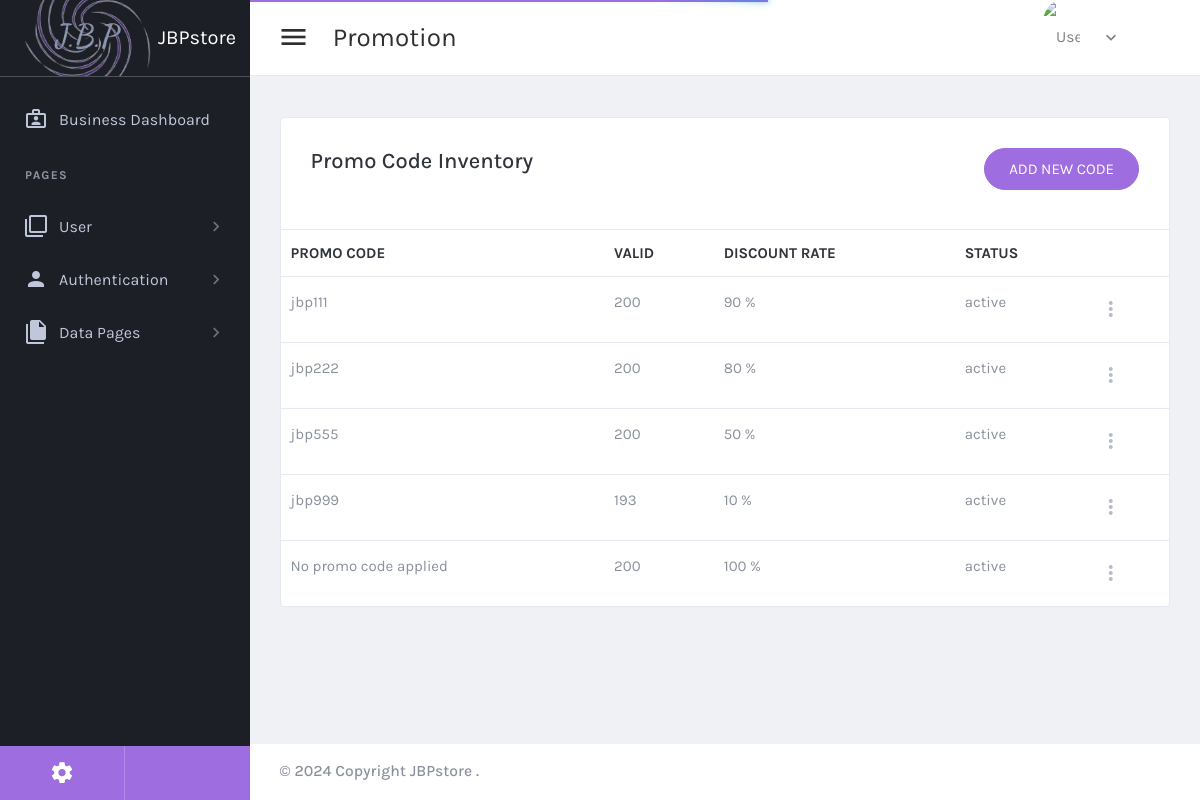
Page /admin/viewpromo.php on the committed database.
### tables this page shows
CREATE TABLE `promotion` (
  `code_id` int(11) NOT NULL,
  `code` text NOT NULL,
  `discount` double NOT NULL,
  `valid` int(11) NOT NULL DEFAULT 200,
  `status` text NOT NULL DEFAULT 'active'
);

### admin/viewpromo.php (the view, shortened to what this page needs)
<!DOCTYPE html>
<html lang="en" dir="ltr">
  <head>
  <link href="plugins/material/css/materialdesignicons.min.css" rel="stylesheet" />
  <link href="plugins/simplebar/simplebar.css" rel="stylesheet" />
  <link href="plugins/nprogress/nprogress.css" rel="stylesheet" />
  <link href="plugins/prism/prism.css" rel="stylesheet" />
  <link href="plugins/toaster/toastr.min.css" rel="stylesheet" />
  <link href="plugins/DataTables/DataTables-1.10.18/css/jquery.dataTables.min.css" rel="stylesheet" />
  <link id="main-css-href" rel="stylesheet" href="css/style.css" />
</head>
  <body class="navbar-fixed sidebar-fixed" id="body">
    <div class="wrapper">
         <aside class="left-sidebar sidebar-dark" id="left-sidebar">
          <div id="sidebar" class="sidebar sidebar-with-footer">
            <div class="app-brand">
              <a href="/FYP/admin/index.php?eml=<?php echo $emml ?>">
                <img src="images/jbplogo.png" alt=" JBPstore">
                <span class="brand-name"> JBPstore</span>
              </a>
            </div>
            <div class="sidebar-left" data-simplebar style="height: 100%;">
              <ul class="nav sidebar-inner" id="sidebar-menu">
                  <li>
                    <a class="sidenav-item-link" href="index.php?eml=<?php echo $emml ?>">
                      <i class="mdi mdi-briefcase-account-outline"></i>
                      <span class="nav-text">Business Dashboard</span>
                    </a>
                  </li>
                  <li class="section-title">
                    Pages
                  </li>
                  <li  class="has-sub" >
                    <a class="sidenav-item-link" href="javascript:void(0)" data-toggle="collapse" data-target="#users"
                      aria-expanded="false" aria-controls="users">
                      <i class="mdi mdi-image-filter-none"></i>
                      <span class="nav-text">User</span> <b class="caret"></b>
                    </a>
                  </li>
                  <li  class="has-sub" >
                    <a class="sidenav-item-link" href="javascript:void(0)" data-toggle="collapse" data-target="#authentication"
                      aria-expanded="false" aria-controls="authentication">
                      <i class="mdi mdi-account"></i>
                      <span class="nav-text">Authentication</span> <b class="caret"></b>
                    </a>
                  </li>
                  <li  class="has-sub" >
                    <a class="sidenav-item-link" href="javascript:void(0)" data-toggle="collapse" data-target="#other-page"
                      aria-expanded="false" aria-controls="other-page">
                      <i class="mdi mdi-file-multiple"></i>
                      <span class="nav-text">Data pages</span> <b class="caret"></b>
                    </a>
                  </li>
              </ul>
            </div>
            <div class="sidebar-footer">
              <div class="sidebar-footer-content">
                <ul class="d-flex">
                  <li>
                    <a href="user-account-settings.php?eml=<?php echo $emml ?>" data-toggle="tooltip" title="Profile settings"><i class="mdi mdi-settings"></i></a></li>
                </ul>
              </div>
            </div>
          </div>
        </aside>
      <div class="page-wrapper">
          <header class="main-header" id="header">
            <nav class="navbar navbar-expand-lg navbar-light" id="navbar">
              <button id="sidebar-toggler" class="sidebar-toggle">
              </button>
              <span class="page-title">Promotion</span>
              <div class="navbar-right ">
                <ul class="nav navbar-nav">
                  <?php
                      $connect= mysqli_connect("localhost","root","","jbp");
                      $ll="SELECT * from admin WHERE id = '$emml'";
                      $result = mysqli_query($connect, $ll);
                      $r=mysqli_fetch_assoc($result);
                      ?>
                  <li class="dropdown user-menu">
                    <button class="dropdown-toggle nav-link" data-toggle="dropdown">
                      <img src="<?php echo $r['img'] ?>" class="user-image rounded-circle" alt="User Image" />
                    </button>
                  </li>
                </ul>
              </div>
            </nav>
          </header>
        <div class="content-wrapper">
          <div class="content">
<div class="row">
    <div class="col-12">
        <div class="card card-default">
            <div class="card-header">
                <h2>Promo Code Inventory</h2>
                <a href="#" class="btn btn-primary btn-pill" data-toggle="modal" data-target="#modal-stock">Add New Code</a>
            </div>
  <br>
            <table id="productsTable" class="table table-hover table-product" style="width:100%">
                <thead>
                <tr>
                    <th>Promo Code</th>
                    <th>Valid</th>
                    <th>Discount Rate</th>
                    <th>Status</th>
                    <th></th>
                </tr>
                </thead>
                <tbody>
                <?php
               $sql = "SELECT * from promotion where status!='delete'";
               $result = mysqli_query($connect, $sql);
               while ($row = mysqli_fetch_assoc($result)) {
                ?>
                   <tr>
                       <td><?php echo $row['code']?></td>
                       <td><?php echo $row['valid']?></td>
                       <td><?php echo 100-$row['discount']*100 ?> %</td>
                       <td><?php echo $row['status'] ?></td>
                       <td>
                            <div class="dropdown">
                                <a class="dropdown-toggle icon-burger-mini" href="#" role="button" id="dropdownMenuLink"
                                    data-toggle="dropdown" aria-haspopup="true" aria-expanded="false" data-display="static">
                                </a>
                            </div>
                        </td>                   </tr>
                <?php }?>
                </tbody>
            </table>
        </div>
    </div>
</div>
        </div>
          <footer class="footer mt-auto">
            <div class="copyright bg-white">
              <p>
                &copy; <span id="copy-year"></span> Copyright  JBPstore   </a>.
              </p>
            </div>
          </footer>
      </div>
    </div>
  </body>
</html>

### rows in the picture
promotion: code "jbp111", valid "200", 100-$row['discount']*100 "90", status "active"
promotion: code "jbp222", valid "200", 100-$row['discount']*100 "80", status "active"
promotion: code "jbp555", valid "200", 100-$row['discount']*100 "50", status "active"
promotion: code "jbp999", valid "193", 100-$row['discount']*100 "10", status "active"
promotion: code "No promo code applied", valid "200", 100-$row['discount']*100 "100", status "active"
